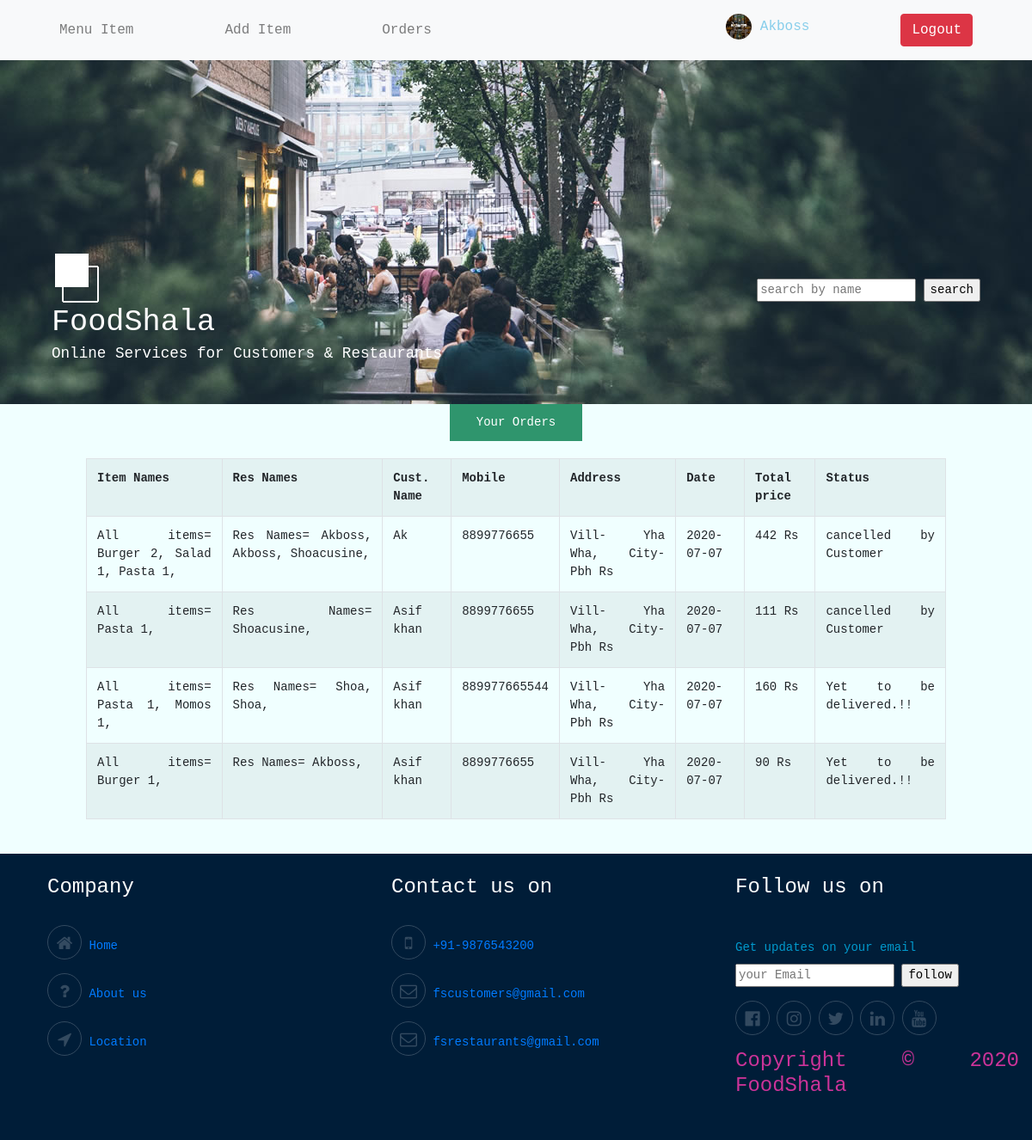
/view-orders.php (signed in), run on the app's committed database.
### tables this page shows
CREATE TABLE `orders` (
  `id` int(11) NOT NULL,
  `cust_id` int(11) NOT NULL,
  `res_id` int(11) NOT NULL,
  `res_names` text NOT NULL,
  `item_names` text NOT NULL,
  `address` varchar(100) NOT NULL,
  `date` date NOT NULL,
  `payment_type` varchar(100) NOT NULL,
  `total_price` int(11) NOT NULL,
  `mobile_number` bigint(12) NOT NULL,
  `status` varchar(100) NOT NULL DEFAULT 'Yet to be delivered.!!'
);

CREATE TABLE `customers` (
  `id` int(11) NOT NULL,
  `name` varchar(100) NOT NULL,
  `profile_imagepath` varchar(255) NOT NULL,
  `email` varchar(100) NOT NULL,
  `preference` varchar(100) NOT NULL,
  `contact_number` bigint(100) NOT NULL,
  `password` varchar(100) NOT NULL
);

### view-orders.php (the view, shortened to what this page needs)
<?php
	if(!isset($_SESSION['restid']))
	{
	header('location:cust-login.php');
	}
	else {
?>
<!DOCTYPE html>
<html>
<?php require 'head.php'; ?>
<body>
      <?php require 'navbar.php'; ?>
      <div class="parallax-window" data-parallax="scroll" data-image-src="img/simple-house.jpg">
        <div class="header">
          <div class="row header-inner">
            <div class="col-md-6 col-12">
              <img src="img/simple-house-logo.png" alt="Logo" class="site-logo" />
              <div class="site-text-box">
                <h1 class="site-title">FoodShala</h1>
                <h6 class="site-description">Online Services for Customers & Restaurants</h6>
              </div>
            </div>
            <nav class="col-md-6 col-12 tm-nav">
              <ul class="nav-ul">
                <form method="get" action="search.php">
                  <input type="text" name="search" placeholder="search by name" value="<?php echo @$_GET['search']; ?>">
                  <input type="submit" name="submit" value="search">
                </form>
              </ul>
            </nav>
          </div>
        </div>
      </div>
  <div class="container-fluid">
			<div class="paging-links">
				<li class="paging-item"><a class="paging-link active">Your Orders</a></li>
			</div>
	    <?php require 'files/connection.php';
	    	$sql = "select orders.*, customers.name from orders, customers where  orders.cust_id=customers.id";
	    	$result = mysqli_query($conn, $sql);
	    ?>
	        			<table class="table table-striped table-bordered responsive">
	    				<tr>
	    					<th>Item Names</th>
	    					<th>Res Names</th>
	    					<th>Cust. Name</th>
	    					<th>Mobile</th>
	    					<th>Address</th>
	    					<th>Date</th>
	    					<th>Total price</th>
	    					<th>Status</th>
	    				</tr>
            <?php while($row = mysqli_fetch_array($result)) { ?>
	    				<tr>
	    					<td><?php echo $row['item_names']; ?></td>
	    					<td><?php echo $row['res_names']; ?></td>
	    					<td><?php echo $row['name']; ?></td>
	    					<td><?php echo $row['mobile_number']; ?></td>
	    					<td><?php echo $row['address'].' Rs'; ?></td>
	    					<td><?php echo $row['date']; ?></td>
	    					<td><?php echo $row['total_price'].' Rs'; ?></td>
	    					<td><?php echo $row['status']; ?></td>
	    				</tr>
	    	<?php } ?>
	    			</table>
</div>
	<?php require 'footer.php'; ?>
</body>
</html>
<?php } ?>

### css/style.css (style rules this page uses)
body { font-family:monospace; background-color: #F0FFFF; overflow-x: hidden; font-size: 14px; }
.container-fluid,.footer,main { text-align: justify; padding-left: 100px; padding-right: 100px; }
.parallax-window { min-height: 400px; background: transparent; position: relative; }
.header { position: absolute; bottom: 0; left: 0; right: 0; width: auto; color: white; z-index: 1000; }
.header-inner { padding: 40px 60px; }
.site-logo { display: inline-block; margin-right: 5px; }
.site-text-box { display: inline-block; }
.site-title { font-size: 2.2rem; font-weight: 400; margin-bottom: 5px; }
.site-description { font-size: 1.1rem; font-weight: 400; }
.tm-nav { text-align:right; margin-top: 30px; }
.nav-ul { display: flex; justify-content: flex-end; }
.paging-links { text-align: center; padding-bottom:20px }
.paging-item { list-style: none; display: inline-block; border: 1px solid #2F956D; }
.paging-link { padding: 10px 30px; display: flex; justify-content: center; color: #2F956D; background-color: transparent; }
.paging-link.active, .paging-link:hover { background-color: #2F956D; color: white; }
th { font-weight: bold; font-family: monospace; }
tr { font-family: monospace; }

### data on the page
orders: item_names "All items= Burger 2, Salad 1, Pasta 1,", res_names "Res Names= Akboss, Akboss, Shoacusine,", customers.name "Ak", mobile_number "8899776655", address "Vill- Yha Wha, City- Pbh", date "2020-07-07", total_price "442", status "cancelled by Customer"
orders: item_names "All items= Pasta 1,", res_names "Res Names= Shoacusine,", customers.name "Asif khan", mobile_number "8899776655", address "Vill- Yha Wha, City- Pbh", date "2020-07-07", total_price "111", status "cancelled by Customer"
orders: item_names "All items= Pasta 1, Momos 1,", res_names "Res Names= Shoa, Shoa,", customers.name "Asif khan", mobile_number "889977665544", address "Vill- Yha Wha, City- Pbh", date "2020-07-07", total_price "160", status "Yet to be delivered.!!"
orders: item_names "All items= Burger 1,", res_names "Res Names= Akboss,", customers.name "Asif khan", mobile_number "8899776655", address "Vill- Yha Wha, City- Pbh", date "2020-07-07", total_price "90", status "Yet to be delivered.!!"

### other printed values
$_SESSION['name'] "Akboss"
